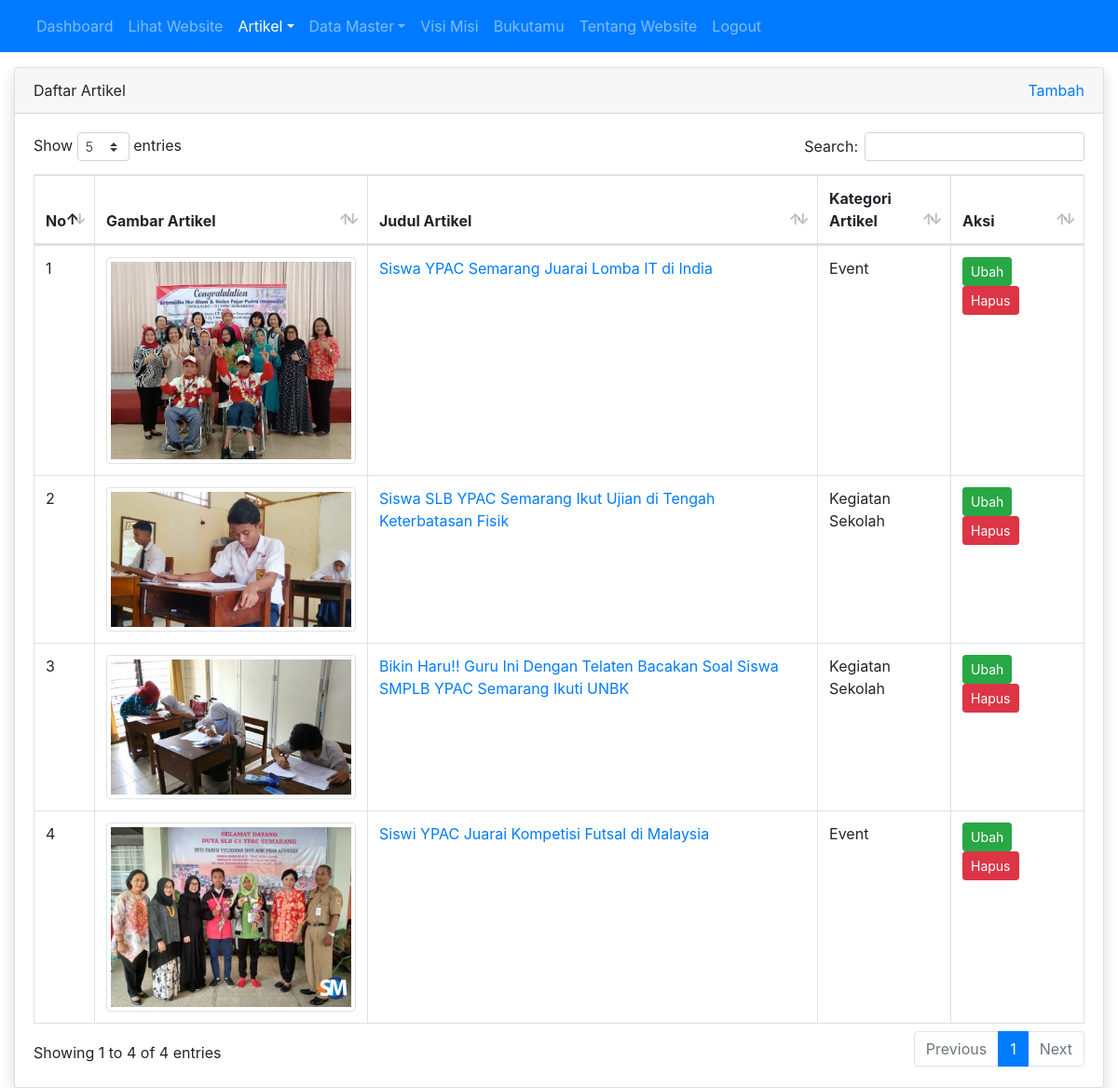
/admin/artikel/index.php (signed in), run on the app's committed database.
### tables this page shows
CREATE TABLE `tbl_artikel` (
  `id` int(11) NOT NULL,
  `judul` varchar(255) DEFAULT NULL,
  `isi` text DEFAULT NULL,
  `tanggal` date DEFAULT NULL,
  `foto` varchar(100) DEFAULT NULL,
  `id_kategori` int(11) DEFAULT NULL
);

CREATE TABLE `tbl_kategori_artikel` (
  `id` int(11) NOT NULL,
  `nama_kategori` varchar(30) DEFAULT NULL
);

### admin/artikel/index.php (the view, shortened to what this page needs)
<?php
require_once '../../koneksi.php';
$query = mysqli_query($koneksi, "SELECT tbl_artikel.*, tbl_kategori_artikel.nama_kategori FROM tbl_artikel LEFT JOIN tbl_kategori_artikel ON tbl_artikel.id_kategori = tbl_kategori_artikel.id");
$no = 1;
$active = 'artikel';
?>
<!DOCTYPE html>
<html>
<head>
	<link rel="stylesheet" href="../../resources/datatables/datatables.min.css">
	<link rel="stylesheet" href="../../resources/css/bootstrap.min.css">
</head>
<body>
	<?php require_once '../navbar.php'; ?>
	<div class="container mt-3">
		<div class="row">
			<div class="col">
				<div class="card shadow">
					<div class="card-header">
						<div class="clearfix">
							<div class="float-left">
								Daftar Artikel
							</div>
							<div class="float-right">
								<a href="tambah.php">Tambah</a>
							</div>
						</div>
					</div>
					<div class="card-body">
						<table id="table_id" class="dataTable table table-bordered">
						    <thead>
						        <tr>
						            <th>No</th>
						            <th width="250px">Gambar Artikel</th>
						            <th>Judul Artikel</th>
						            <th>Kategori Artikel</th>
						            <th width="100px">Aksi</th>
						        </tr>
						    </thead>
						    <tbody>
						        <?php while($row = mysqli_fetch_assoc($query)) : ?>
									<tr>
										<td><?= $no++ ?></td>
										<td><img src="../../images/artikel/<?= $row['foto'] ?>" alt="<?= $row['judul'] ?>" width="100%" class="img-thumbnail"></td>
										<td><a href="detail.php?id=<?= $row['id'] ?>"><?= $row['judul'] ?></a></td>
										<td><?= isset($row['nama_kategori']) ? $row['nama_kategori'] : '-' ?></td>
										<td>
											<a href="ubah.php?id=<?= $row['id'] ?>" class="btn btn-success btn-sm">Ubah</a>
											<a href="hapus.php?id=<?= $row['id'] ?>" class="btn btn-danger btn-sm" onclick="return confirm('apakah anda yakin?')">Hapus</a>
										</td>
									</tr>
								<?php endwhile; ?>
						    </tbody>
						</table>
					</div>
				</div>
			</div>
		</div>
	</div>
</body>
</html>

### admin/navbar.php (shortened to what this page needs)
<?php
$base_url = "http://localhost/web_sekolah_TI1/"
?>
<nav class="navbar navbar-expand-sm bg-primary navbar-dark">
	<div class="container">
		<ul class="navbar-nav">
			<li class="nav-item">
				<a class="nav-link <?= $active == 'dashboard' ? 'active' : '' ?>" href="<?= $base_url ?>admin">Dashboard</a>
			</li>
			<li class="nav-item">
				<a class="nav-link" href="<?= $base_url ?>" target="_blank">Lihat Website</a>
			</li>
			<li class="nav-item dropdown">
				<a class="nav-link <?= $active == 'artikel' ? 'active' : '' ?> dropdown-toggle" href="#" id="navbardrop" data-toggle="dropdown">Artikel</a>
			</li>
			<li class="nav-item dropdown">
				<a class="nav-link <?= $active == 'master' ? 'active' : '' ?> dropdown-toggle" href="#" id="navbardrop" data-toggle="dropdown">Data Master</a>
			</li>
			<li class="nav-item">
				<a class="nav-link <?= $active == 'visi_misi' ? 'active' : '' ?> " href="<?= $base_url ?>admin/visi_misi.php">Visi Misi</a>
			</li>
			<li class="nav-item">
				<a class="nav-link <?= $active == 'bukutamu' ? 'active' : '' ?> " href="<?= $base_url ?>admin/bukutamu.php">Bukutamu</a>
			</li>
			<li class="nav-item">
				<a class="nav-link <?= $active == 'tentang_website' ? 'active' : '' ?> " href="<?= $base_url ?>admin/tentang_website.php">Tentang Website</a>
			</li>
			<li class="nav-item">
				<a class="nav-link" href="<?= $base_url ?>admin/logout.php" onclick="return confirm('apakah anda yakin?')">Logout</a>
			</li>
		</ul>
	</div>
</nav>

### data on the page
tbl_artikel: foto (picture), judul "Siswa YPAC Semarang Juarai Lomba IT di India", id_kategori.nama_kategori "Event"
tbl_artikel: foto (picture), judul "Siswa SLB YPAC Semarang Ikut Ujian di Tengah Keterbatasan Fisik", id_kategori.nama_kategori "Kegiatan Sekolah"
tbl_artikel: foto (picture), judul "Bikin Haru!! Guru Ini Dengan Telaten Bacakan Soal Siswa SMPLB YPAC Semarang Ikuti UNBK", id_kategori.nama_kategori "Kegiatan Sekolah"
tbl_artikel: foto (picture), judul "Siswi YPAC Juarai Kompetisi Futsal di Malaysia", id_kategori.nama_kategori "Event"
